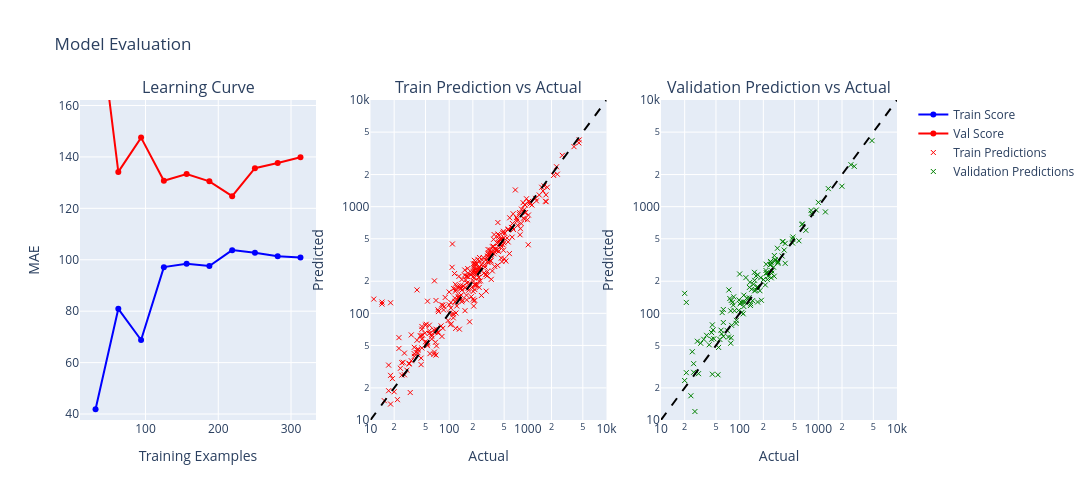

The notebook cell this image was saved under:
### Code cell
plotting_pred_vs_actual_LC(pipeline12, X_train_ride_12, y_train_ride_12, X_val_ride_12, y_val_ride_12, X_train_ride_T1, X_val_ride_T1)
